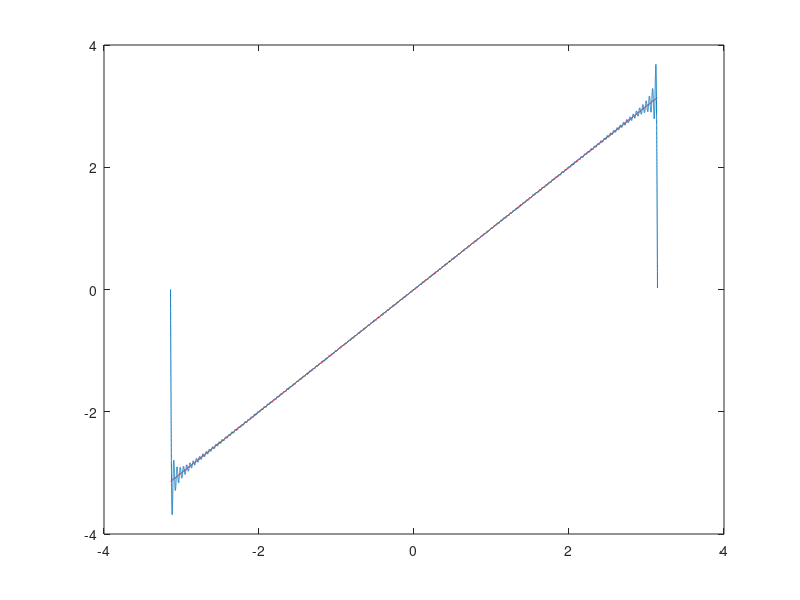

Recreate this plot in MATLAB.
clear all ; close all; clc
A=1; T=pi; 

t = -pi:1e-4:pi;

n=150;
sf=0;

f=(-1/2 + 2*t).*(t>0 & t <=1/2) +(3/2 -2*t).*(t>1/2 & t<1);
f=t;
plot(t, f, 'r'), hold 'on'

for k=1:n
  bn= 2*(-1)^(k+1)/k;
  an= 0;
  sf = sf + an*cos(k*t) + bn*sin(k*t);
end

plot(t,sf)